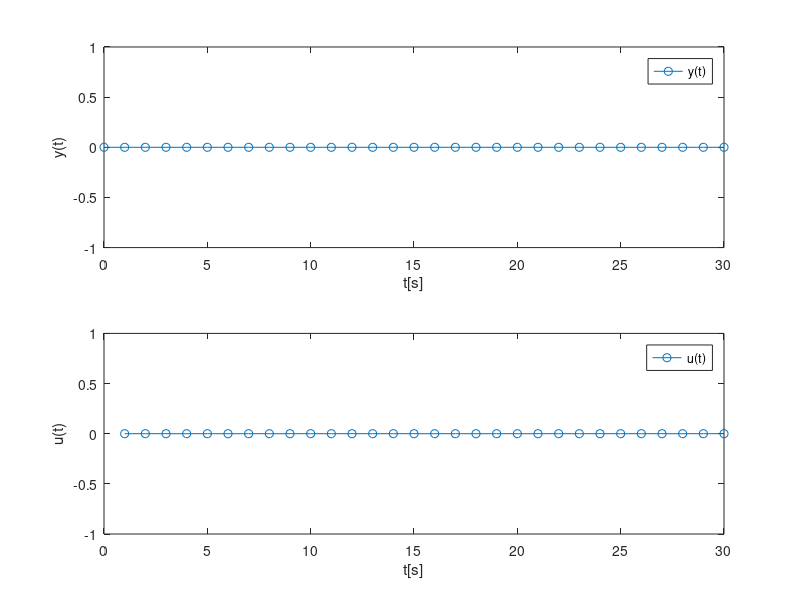

Write MATLAB code to recreate this figure.
clc
clear all

%Problem 2b Model Predictive Control. From Excercise 5

r = 1;
N= 30;
x0 = [0 0 1]';


% System matrices
Ad = [0 0 0;0 0 1;0.1 -0.79 1.78];
Bd = [1 0 0.1]';
Cd = [0 0 1];

%Cost function weights
Q = [0 0 0;0 0 0;0 0 1];
R = r;

%Objective function. 0.5z'Gz
G1 = kron(eye(N),2*Q);
G2 = kron(eye(N),2*R);
G = blkdiag(G1,G2);

% Equality constraints Aeq = beq
A1 = eye(3*N);

%Upper and lower bounds
x_lb = -Inf(3*N,1);
x_ub = Inf(3*N,1);

u_lb = -1*ones(N,1);
u_ub = ones(N,1);

lb = [x_lb; u_lb];
ub = [x_ub; u_ub];

for i = 3:3:(3*(N-1))
    A1(i+1:i+3,i-2:i) = -Ad;
end
     
A2 =  kron(eye(N),-Bd);
Aeq = [A1 A2];
beq = zeros(3*N,1);

x = zeros(3,N+1);
u = zeros(1,N);
x(:,1) = x0;

for i = 1:N
    beq(1:3,1) = Ad*x(:,i);
    
    [sol,fval,exitflag,output] = quadprog(G,[],[],[],Aeq,beq,lb,ub);
    
    x(:,i) = sol(1:3);
    u(i) = sol(3*N + 1);
    
    x(:,i+1) = Ad*x(:,i) + Bd*u(i);

end



t = 1:N;

figure
subplot(211)
plot([0 t],x(3,:),'-o')
legend y(t)
xlabel('t[s]')
ylabel('y(t)')

subplot(212)
plot(t,u,'-o')
legend u(t)
xlabel('t[s]')
ylabel('u(t)')
